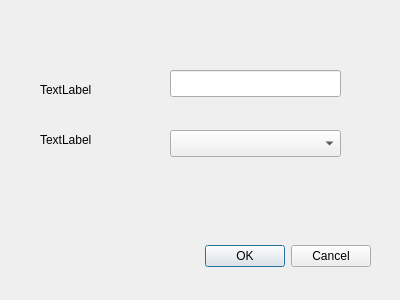
<?xml version="1.0" encoding="UTF-8"?>
<ui version="4.0">
 <class>Dialog</class>
 <widget class="QDialog" name="Dialog">
  <property name="geometry">
   <rect>
    <x>0</x>
    <y>0</y>
    <width>400</width>
    <height>300</height>
   </rect>
  </property>
  <property name="windowTitle">
   <string>Dialog</string>
  </property>
  <widget class="QDialogButtonBox" name="buttonBox">
   <property name="geometry">
    <rect>
     <x>30</x>
     <y>240</y>
     <width>341</width>
     <height>32</height>
    </rect>
   </property>
   <property name="orientation">
    <enum>Qt::Horizontal</enum>
   </property>
   <property name="standardButtons">
    <set>QDialogButtonBox::Cancel|QDialogButtonBox::Ok</set>
   </property>
  </widget>
  <widget class="QComboBox" name="comboBox">
   <property name="geometry">
    <rect>
     <x>170</x>
     <y>130</y>
     <width>171</width>
     <height>27</height>
    </rect>
   </property>
  </widget>
  <widget class="QLineEdit" name="lineEdit">
   <property name="geometry">
    <rect>
     <x>170</x>
     <y>70</y>
     <width>171</width>
     <height>27</height>
    </rect>
   </property>
  </widget>
  <widget class="QLabel" name="label">
   <property name="geometry">
    <rect>
     <x>40</x>
     <y>80</y>
     <width>66</width>
     <height>19</height>
    </rect>
   </property>
   <property name="text">
    <string>TextLabel</string>
   </property>
  </widget>
  <widget class="QLabel" name="label_2">
   <property name="geometry">
    <rect>
     <x>40</x>
     <y>130</y>
     <width>66</width>
     <height>19</height>
    </rect>
   </property>
   <property name="text">
    <string>TextLabel</string>
   </property>
  </widget>
 </widget>
 <resources/>
 <connections>
  <connection>
   <sender>buttonBox</sender>
   <signal>accepted()</signal>
   <receiver>Dialog</receiver>
   <slot>accept()</slot>
   <hints>
    <hint type="sourcelabel">
     <x>248</x>
     <y>254</y>
    </hint>
    <hint type="destinationlabel">
     <x>157</x>
     <y>274</y>
    </hint>
   </hints>
  </connection>
  <connection>
   <sender>buttonBox</sender>
   <signal>rejected()</signal>
   <receiver>Dialog</receiver>
   <slot>reject()</slot>
   <hints>
    <hint type="sourcelabel">
     <x>316</x>
     <y>260</y>
    </hint>
    <hint type="destinationlabel">
     <x>286</x>
     <y>274</y>
    </hint>
   </hints>
  </connection>
 </connections>
</ui>
